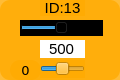
    <widget class="QWidget" name="widget_id1_13" native="true">
     <property name="geometry">
      <rect>
       <x>180</x>
       <y>300</y>
       <width>120</width>
       <height>80</height>
      </rect>
     </property>
     <property name="styleSheet">
      <string notr="true">background-color: rgb(255, 170, 0, 200);
border-radius:10px;</string>
     </property>
     <widget class="QLabel" name="label_ID1_14">
      <property name="geometry">
       <rect>
        <x>40</x>
        <y>0</y>
        <width>45</width>
        <height>16</height>
       </rect>
      </property>
      <property name="minimumSize">
       <size>
        <width>0</width>
        <height>10</height>
       </size>
      </property>
      <property name="font">
       <font>
        <family>Arial</family>
        <pointsize>11</pointsize>
       </font>
      </property>
      <property name="styleSheet">
       <string notr="true">background-color: rgb(255, 255, 255， 0);
border-radius:0px;</string>
      </property>
      <property name="text">
       <string>ID:13</string>
      </property>
      <property name="alignment">
       <set>Qt::AlignCenter</set>
      </property>
     </widget>
     <widget class="QSlider" name="horizontalSlider_pulse_id13">
      <property name="geometry">
       <rect>
        <x>20</x>
        <y>20</y>
        <width>83</width>
        <height>16</height>
       </rect>
      </property>
      <property name="autoFillBackground">
       <bool>false</bool>
      </property>
      <property name="styleSheet">
       <string notr="true">background-color: rgb(0, 0, 0);
border-radius:0px;</string>
      </property>
      <property name="minimum">
       <number>0</number>
      </property>
      <property name="maximum">
       <number>1000</number>
      </property>
      <property name="pageStep">
       <number>1</number>
      </property>
      <property name="value">
       <number>500</number>
      </property>
      <property name="orientation">
       <enum>Qt::Horizontal</enum>
      </property>
     </widget>
     <widget class="QSlider" name="horizontalSlider_dev_id13">
      <property name="geometry">
       <rect>
        <x>40</x>
        <y>60</y>
        <width>45</width>
        <height>18</height>
       </rect>
      </property>
      <property name="styleSheet">
       <string notr="true">background-color: rgb(255, 255, 255， 0);</string>
      </property>
      <property name="minimum">
       <number>-125</number>
      </property>
      <property name="maximum">
       <number>125</number>
      </property>
      <property name="pageStep">
       <number>1</number>
      </property>
      <property name="orientation">
       <enum>Qt::Horizontal</enum>
      </property>
     </widget>
     <widget class="QLabel" name="label_id13">
      <property name="geometry">
       <rect>
        <x>10</x>
        <y>60</y>
        <width>31</width>
        <height>20</height>
       </rect>
      </property>
      <property name="minimumSize">
       <size>
        <width>0</width>
        <height>10</height>
       </size>
      </property>
      <property name="font">
       <font>
        <family>DejaVu Sans</family>
        <pointsize>10</pointsize>
       </font>
      </property>
      <property name="styleSheet">
       <string notr="true">background-color: rgb(255, 255, 255， 0);</string>
      </property>
      <property name="text">
       <string>0</string>
      </property>
      <property name="alignment">
       <set>Qt::AlignCenter</set>
      </property>
     </widget>
     <widget class="QLineEdit" name="lineEdit_id13">
      <property name="geometry">
       <rect>
        <x>40</x>
        <y>40</y>
        <width>45</width>
        <height>18</height>
       </rect>
      </property>
      <property name="sizePolicy">
       <sizepolicy hsizetype="Fixed" vsizetype="Fixed">
        <horstretch>0</horstretch>
        <verstretch>0</verstretch>
       </sizepolicy>
      </property>
      <property name="font">
       <font>
        <family>Arial</family>
        <pointsize>11</pointsize>
       </font>
      </property>
      <property name="autoFillBackground">
       <bool>false</bool>
      </property>
      <property name="styleSheet">
       <string notr="true">background-color: rgb(255, 255, 255);
border-radius:0px;</string>
      </property>
      <property name="text">
       <string>500</string>
      </property>
      <property name="maxLength">
       <number>1000</number>
      </property>
      <property name="alignment">
       <set>Qt::AlignCenter</set>
      </property>
      <property name="dragEnabled">
       <bool>false</bool>
      </property>
      <property name="readOnly">
       <bool>false</bool>
      </property>
     </widget>
    </widget>
